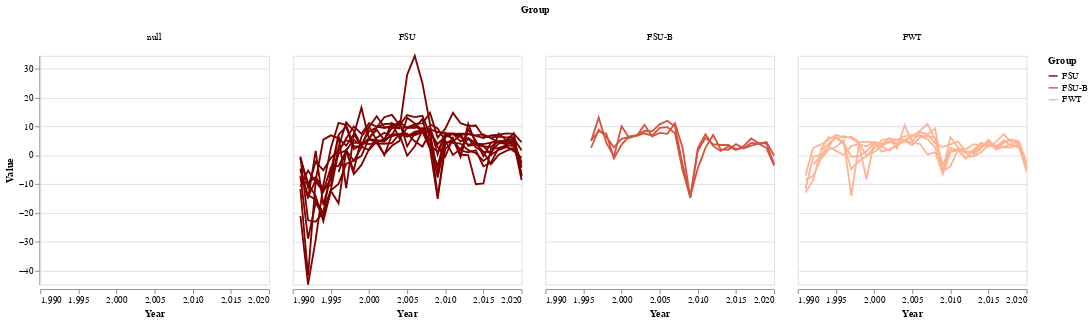

The notebook cell saved with this chart:
### Code cell
alt.Chart(gdpchg).mark_line().encode(
    x=alt.X('Year:Q', axis=alt.Axis(tickCount=5, grid=False)),
    y=alt.Y('Value', scale=alt.Scale(nice=False)),
    detail='Country Name',
    color=alt.Color('Group', scale=alt.Scale(domain=['FSU', 'FSU-B', 'FWT'], range=['#800000', '#D3543F', '#FFB495']))
).properties(
    width=250,
    height=250
).facet(
    column='Group:N'
)

### Figure 1 — Vega-Lite specification as saved in the notebook (floating-point values rounded to 4 significant figures; data arrays with more than 128 entries replaced by an {"elided": "..."} marker saying what was removed)
{"config": {"view": {"continuousWidth": 400, "continuousHeight": 300}}, "data": {"name": "data-3f12f8704054b89c6f745f2d95126e0b"}, "facet": {"column": {"field": "Group", "type": "nominal"}}, "spec": {"mark": "line", "encoding": {"color": {"field": "Group", "scale": {"domain": ["FSU", "FSU-B", "FWT"], "range": ["#800000", "#D3543F", "#FFB495"]}, "type": "nominal"}, "detail": {"field": "Country Name", "type": "nominal"}, "x": {"axis": {"grid": false, "tickCount": 5}, "field": "Year", "type": "quantitative"}, "y": {"field": "Value", "scale": {"nice": false}, "type": "quantitative"}}, "height": 250, "width": 250}, "$schema": "https://vega.github.io/schema/vega-lite/v4.17.0.json", "datasets": {"data-3f12f8704054b89c6f745f2d95126e0b": {"elided": "660 records"}}}
